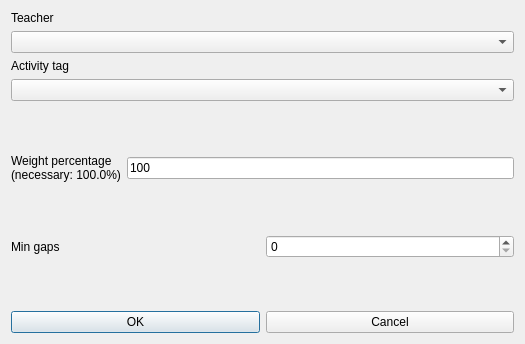
<?xml version="1.0" encoding="UTF-8"?>
<ui version="4.0">
 <class>ModifyConstraintTeacherMinGapsBetweenActivityTagBetweenMorningAndAfternoonForm_template</class>
 <widget class="QDialog" name="ModifyConstraintTeacherMinGapsBetweenActivityTagBetweenMorningAndAfternoonForm_template">
  <property name="geometry">
   <rect>
    <x>0</x>
    <y>0</y>
    <width>525</width>
    <height>344</height>
   </rect>
  </property>
  <property name="windowTitle">
   <string extracomment="This is the title of the dialog to modify a constraint of this type">Modify teacher min gaps between activity tag between morning and afternoon</string>
  </property>
  <layout class="QVBoxLayout" name="verticalLayout_2">
   <item>
    <layout class="QVBoxLayout" name="verticalLayout">
     <item>
      <widget class="QLabel" name="teachersTextLabel">
       <property name="frameShape">
        <enum>QFrame::NoFrame</enum>
       </property>
       <property name="frameShadow">
        <enum>QFrame::Plain</enum>
       </property>
       <property name="text">
        <string>Teacher</string>
       </property>
       <property name="wordWrap">
        <bool>false</bool>
       </property>
      </widget>
     </item>
     <item>
      <widget class="QComboBox" name="teacherComboBox">
       <property name="editable">
        <bool>false</bool>
       </property>
       <property name="insertPolicy">
        <enum>QComboBox::NoInsert</enum>
       </property>
       <property name="duplicatesEnabled">
        <bool>false</bool>
       </property>
      </widget>
     </item>
     <item>
      <widget class="QLabel" name="activityTagTextLabel">
       <property name="frameShape">
        <enum>QFrame::NoFrame</enum>
       </property>
       <property name="frameShadow">
        <enum>QFrame::Plain</enum>
       </property>
       <property name="text">
        <string>Activity tag</string>
       </property>
       <property name="wordWrap">
        <bool>false</bool>
       </property>
      </widget>
     </item>
     <item>
      <widget class="QComboBox" name="activityTagComboBox">
       <property name="editable">
        <bool>false</bool>
       </property>
       <property name="insertPolicy">
        <enum>QComboBox::NoInsert</enum>
       </property>
       <property name="duplicatesEnabled">
        <bool>false</bool>
       </property>
      </widget>
     </item>
    </layout>
   </item>
   <item>
    <spacer name="spacer6">
     <property name="orientation">
      <enum>Qt::Vertical</enum>
     </property>
     <property name="sizeType">
      <enum>QSizePolicy::Expanding</enum>
     </property>
     <property name="sizeHint" stdset="0">
      <size>
       <width>20</width>
       <height>20</height>
      </size>
     </property>
    </spacer>
   </item>
   <item>
    <layout class="QHBoxLayout" name="horizontalLayout_2">
     <item>
      <widget class="QLabel" name="weightTextLabel">
       <property name="frameShape">
        <enum>QFrame::NoFrame</enum>
       </property>
       <property name="frameShadow">
        <enum>QFrame::Plain</enum>
       </property>
       <property name="text">
        <string>Weight percentage
(necessary: 100.0%)</string>
       </property>
       <property name="wordWrap">
        <bool>false</bool>
       </property>
      </widget>
     </item>
     <item>
      <widget class="QLineEdit" name="weightLineEdit">
       <property name="text">
        <string notr="true">100</string>
       </property>
      </widget>
     </item>
    </layout>
   </item>
   <item>
    <spacer name="verticalSpacer">
     <property name="orientation">
      <enum>Qt::Vertical</enum>
     </property>
     <property name="sizeHint" stdset="0">
      <size>
       <width>20</width>
       <height>25</height>
      </size>
     </property>
    </spacer>
   </item>
   <item>
    <layout class="QHBoxLayout" name="horizontalLayout">
     <item>
      <widget class="QLabel" name="minGapsTextLabel">
       <property name="frameShape">
        <enum>QFrame::NoFrame</enum>
       </property>
       <property name="frameShadow">
        <enum>QFrame::Plain</enum>
       </property>
       <property name="text">
        <string>Min gaps</string>
       </property>
       <property name="wordWrap">
        <bool>false</bool>
       </property>
      </widget>
     </item>
     <item>
      <widget class="QSpinBox" name="minGapsSpinBox"/>
     </item>
    </layout>
   </item>
   <item>
    <spacer name="verticalSpacer_2">
     <property name="orientation">
      <enum>Qt::Vertical</enum>
     </property>
     <property name="sizeHint" stdset="0">
      <size>
       <width>20</width>
       <height>26</height>
      </size>
     </property>
    </spacer>
   </item>
   <item>
    <layout class="QHBoxLayout">
     <item>
      <widget class="QPushButton" name="okPushButton">
       <property name="text">
        <string>OK</string>
       </property>
      </widget>
     </item>
     <item>
      <widget class="QPushButton" name="cancelPushButton">
       <property name="text">
        <string>Cancel</string>
       </property>
      </widget>
     </item>
    </layout>
   </item>
  </layout>
 </widget>
 <layoutdefault spacing="6" margin="11"/>
 <resources/>
 <connections/>
</ui>
